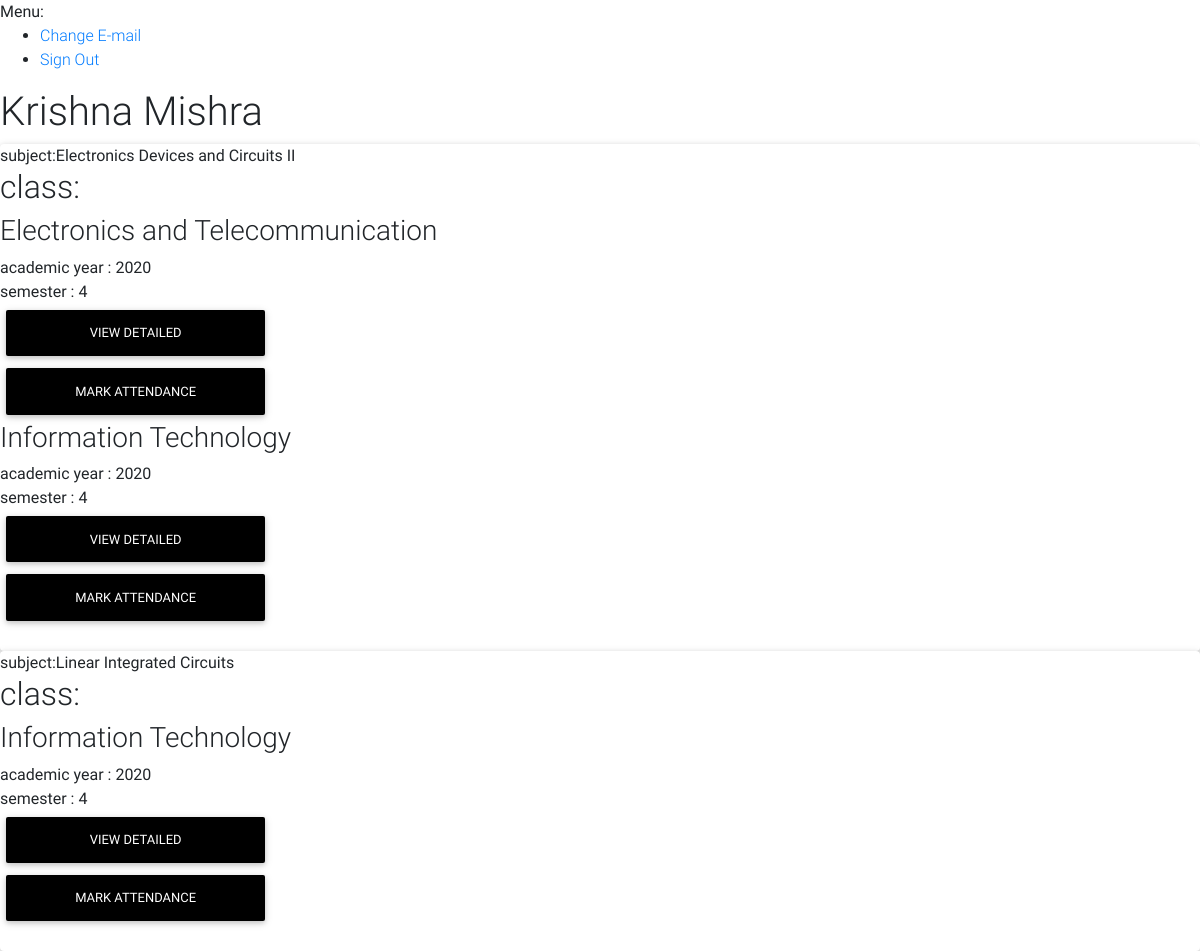
The app's page / (signed in) with its own data.
### addentance/models.py (models this page shows, shortened)
class Teacher(models.Model):
    user = models.ForeignKey(settings.AUTH_USER_MODEL,
                             on_delete=models.CASCADE,blank=True, null=True)
    first_name  = models.CharField(max_length = 100)
    last_name  = models.CharField(max_length = 100)
    faculty_id  = models.CharField(max_length = 100)

class Teacher_Detail(models.Model):
    teacher = models.ForeignKey('Teacher',on_delete=models.CASCADE,blank=True, null=True)
    subject = models.ForeignKey('Subject',on_delete=models.CASCADE,blank=True, null=True)
    classes = models.ManyToManyField('Class')

class Subject(models.Model):
    subject_name = models.CharField(max_length = 100)
    subject_abbr = models.CharField(max_length = 5)

class Class(models.Model):
    academic_year = models.PositiveIntegerField(
            validators=[
                MinValueValidator(1900),
                MaxValueValidator(datetime.datetime.now().year)],
            help_text="Use the following format: <YYYY>")
    semester =  models.PositiveIntegerField(
            validators=[
                MinValueValidator(1),
                MaxValueValidator(8)],
    )
    division = models.CharField(max_length=2, blank=True, null=True)
    branch = models.ForeignKey('Branch',on_delete=models.CASCADE)
    students = models.ManyToManyField('Student')

class Branch(models.Model):
    branch_name = models.CharField(max_length = 100)
    branch_abr = models.CharField(max_length = 7)
    def __str__(self):
        return self.branch_name

### addentance/views.py (the view)
# urls.py: path('', views.HomeView.as_view(),name = "home"),
class HomeView(LoginRequiredMixin,View):
    def get(self,request,*args,**kwargs):
        try :
            teacher = Teacher.objects.get(user= request.user)
        except:
            teacher = None
        teacher_dets =  Teacher_Detail.objects.filter(teacher=teacher)
        context = {
            'teacher' : teacher,
            'detail': teacher_dets,
        }
        return render(request , "home.html", context)

### templates/home.html
{% extends "base.html" %}
{% block content %}
        <h1>{{teacher.first_name}} {{teacher.last_name}}</h1>
        {% for subject in detail %}
        <div class="card">
            subject:{{subject.subject.subject_name}}<br>
            <h2>class:</h2>
                {% for class in subject.classes.all  %}
                    <h3>{{class.branch}} {{class.divison}}</h3>
                    academic year : {{class.academic_year}}<br>
                    semester : {{class.semester}}<br>
                    <a href = "{% url "class" pk=class.pk subject_pk=subject.subject.pk %}" class="btn btn-black" style="width:20em"> view detailed </a>
                    <a href = "{% url "mark-attendance" pk=class.pk subject_pk=subject.subject.pk %}" class="btn btn-black"style="width:20em"> mark attendance </a>
                {% endfor %}<br>
        </div>
        {% endfor %}
{% endblock content %}

### templates/base.html (style rules this page uses)
html, body, header, .carousel { height: 60vh; }

### records on screen
Teacher: first_name "Krishna", last_name "Mishra"
Teacher_Detail: subject.subject_name "Electronics Devices and Circuits II"
Class: branch "Electronics and Telecommunication", academic_year "2020", semester "4"
Class: branch "Information Technology", academic_year "2020", semester "4"
Teacher_Detail: subject.subject_name "Linear Integrated Circuits"
